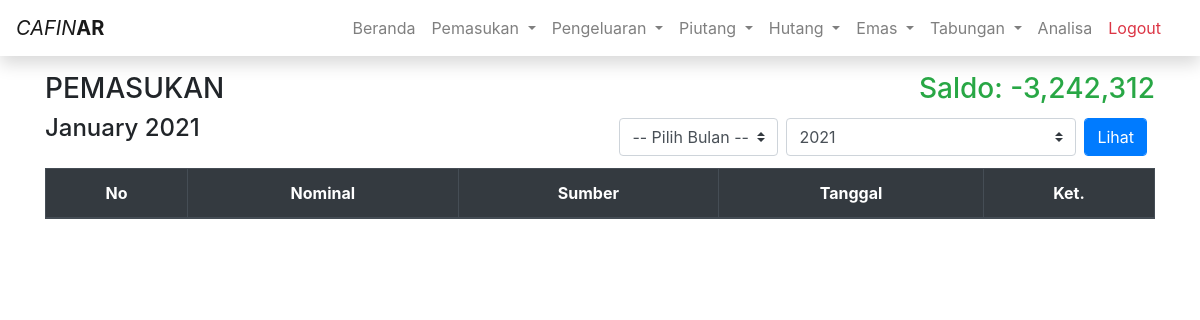
Before: /pemasukan (signed in) with the older database file.
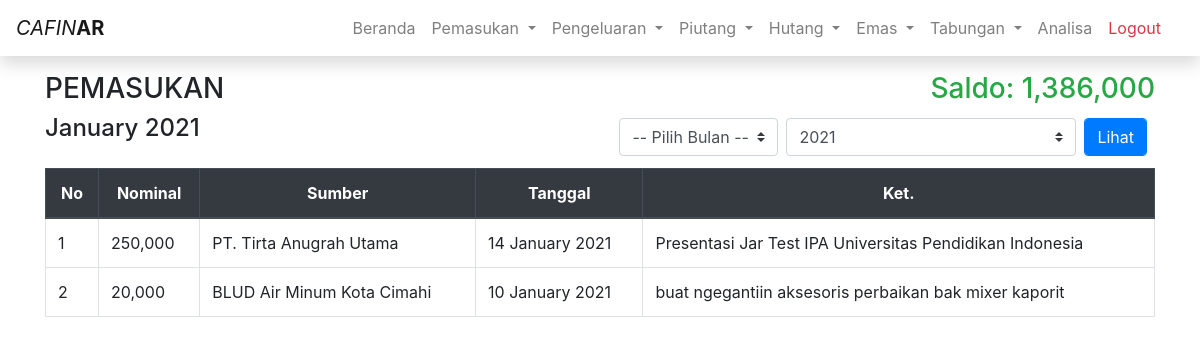
After: the same page with the newer database file.
### tables this page shows
CREATE TABLE `saldo` (
  `id` int(11) NOT NULL,
  `saldo` int(11) NOT NULL,
  `tanggal` timestamp NOT NULL DEFAULT CURRENT_TIMESTAMP ON UPDATE CURRENT_TIMESTAMP
);

CREATE TABLE `pemasukan` (
  `id` int(11) NOT NULL,
  `tanggal` timestamp NOT NULL DEFAULT CURRENT_TIMESTAMP ON UPDATE CURRENT_TIMESTAMP,
  `nominal` int(100) NOT NULL,
  `sumber` varchar(100) NOT NULL,
  `keterangan` varchar(100) NOT NULL
);

### app/core/Controller.php (called while the page is built, shortened)
<?php
class Controller
{
  public function view($view, $data = [])
  {
    require_once 'app/views/' . $view . '.php';
  }
  public function model($model)
  {
    return new $model;
  }
}

### app/controllers/Pemasukan.php (called while the page is built, shortened)
<?php
class Pemasukan extends Controller
{
  public function index()
  {
    $data['bulan'] = date('F');
    $data['tahun'] = date('Y');
    $data['pemasukan'] = $this->model('Pemasukan_model')->showCurrentMonthPemasukan();
    $data['saldo'] = $this->model('Saldo_model')->showSaldo();
    $data['title'] = 'PEMASUKAN | ' . $this->title;
    $this->view('pemasukan/index', $data);
  }
}

### app/core/App.php (called while the page is built, shortened)
<?php
class App
{
  protected $controller = 'Home',
    $method = 'index',
    $params = [];
  public function __construct()
  {
    $this->controller = new $this->controller;
    call_user_func_array([$this->controller, $this->method], $this->params);
  }
}

### index.php (called while the page is built, shortened)
<?php
$app = new App();

### app/core/Database.php (called while the page is built, shortened)
<?php
class Database
{
  private $host = DB_HOST,
    $user = DB_USER,
    $pass = DB_PASS,
    $db_name = DB_NAME;
  private $dbh;
  private $stmt;
  public function __construct()
  {
    $dsn = 'mysql:host=' . $this->host . ';dbname=' . $this->db_name;
    $option = [
      PDO::ATTR_PERSISTENT => true,
      PDO::ATTR_ERRMODE => PDO::ERRMODE_EXCEPTION
    ];
    try {
      $this->dbh = new PDO($dsn, $this->user, $this->pass, $option);
    } catch (PDOException $e) {
      die($e->getMessage());
    }
  }
  public function query($query)
  {
    $this->stmt = $this->dbh->prepare($query);
  }
  public function execute()
  {
    $this->stmt->execute();
  }
  public function resultSet()
  {
    $this->execute();
    return $this->stmt->fetchAll(PDO::FETCH_ASSOC);
  }
  public function single()
  {
    $this->execute();
    return $this->stmt->fetch(PDO::FETCH_ASSOC);
  }
}

### app/models/Saldo_model.php (called while the page is built, shortened)
<?php
class Saldo_model
{
  private $table = 'saldo',
    $db;
  public function __construct()
  {
    $this->db = new Database;
  }
  public function showSaldo()
  {
    $this->db->query("SELECT * FROM " . $this->table . " WHERE id = 1");
    return $this->db->single();
  }
}

### app/models/Pemasukan_model.php (called while the page is built, shortened)
<?php
class Pemasukan_model
{
  private $table = 'pemasukan',
    $db;
  public function __construct()
  {
    $this->db = new Database;
  }
  public function showCurrentMonthPemasukan()
  {
    $this->db->query("SELECT * FROM " . $this->table . "
     WHERE MONTH(tanggal) = MONTH(CURRENT_DATE())
     AND
     YEAR(tanggal) = YEAR(CURRENT_DATE())
     ORDER BY tanggal DESC");
    return $this->db->resultSet();
  }
}

### app/views/pemasukan/index.php (the view, shortened to what this page needs)
<div class="row">
  <div class="col">
    <h3>PEMASUKAN</h3>
  </div>
  <div class="col text-right">
    <h3 class="text-success">Saldo: <?= number_format($data['saldo']['saldo']); ?></h3>
  </div>
</div>
<div class="row">
  <div class="col">
    <h4><?= $data['bulan'] ?> <?= $data['tahun'] ?></h4>
  </div>
  <div class="col d-flex justify-content-end">
    <form class="form-inline" method="POST" action="<?= BASEURL; ?>/pemasukan/index">
      <select class="custom-select my-1 mr-sm-2" id="bulan" name="bulan" required>
        <option value="00">-- Pilih Bulan --</option>
      </select>
      <input type="number" class="custom-select my-1 mr-sm-2" id="tahun" name="tahun" placeholder="tahun" value="<?= $data['tahun']; ?>" required>
      <button class="btn btn-primary form-control mr-sm-2">Lihat</button>
    </form>
  </div>
</div>
<div class="row">
  <div class="col">
    <table class="table table-bordered table-hover">
      <thead class="thead-dark">
        <tr class="text-center">
          <th scope="col">No</th>
          <th scope="col">Nominal</th>
          <th scope="col">Sumber</th>
          <th scope="col">Tanggal</th>
          <th scope="col">Ket.</th>
        </tr>
      </thead>
      <tbody>
        <?php
        $no = 1;
        foreach ($data['pemasukan'] as $pemasukan) :
        ?>
          <tr>
            <td><?= $no++; ?></td>
            <td><?= number_format($pemasukan['nominal']); ?></td>
            <td><?= $pemasukan['sumber']; ?></td>
            <td><?= date('d F Y', strtotime($pemasukan['tanggal'])); ?></td>
            <td><?= $pemasukan['keterangan']; ?></td>
          </tr>
        <?php endforeach; ?>
      </tbody>
    </table>
  </div>
</div>

Changed rows visible on the page:
changed saldo: saldo "-3,242,312" → "1,386,000"
added pemasukan: nominal "250,000", sumber "PT. Tirta Anugrah Utama", tanggal "14 January 2021", keterangan "Presentasi Jar Test IPA Universitas Pendidikan Indonesia"
now on this page (row edited): pemasukan: nominal "20,000", sumber "BLUD Air Minum Kota Cimahi", tanggal "10 January 2021", keterangan "buat ngegantiin aksesoris perbaikan bak mixer kaporit"
